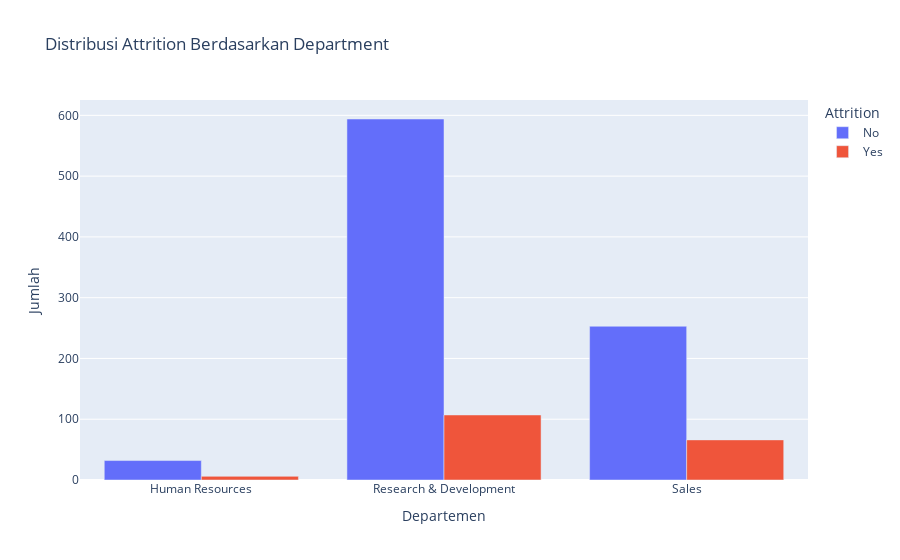

This figure's notebook cell:
### Code cell
# Analisis Berdasarkan Department
department_attrition = data.groupby(['Department', 'Attrition']).size().reset_index(name='Count')
fig = px.bar(
    department_attrition,
    x='Department',
    y='Count',
    color='Attrition',
    barmode='group',
    title="Distribusi Attrition Berdasarkan Department",
    labels={'Count': 'Jumlah', 'Department': 'Departemen'}
)
fig.show()

### Figure 1 — Plotly figure (JSON) as saved in the notebook; plotly's stock layout.template omitted (floating-point values rounded to 4 significant figures)
{"data": [{"alignmentgroup": "True", "hovertemplate": "Attrition=No<br>Departemen=%{x}<br>Jumlah=%{y}<extra></extra>", "legendgroup": "No", "marker": {"color": "#636efa", "pattern": {"shape": ""}}, "name": "No", "offsetgroup": "No", "orientation": "v", "showlegend": true, "textposition": "auto", "type": "bar", "x": ["Human Resources", "Research & Development", "Sales"], "xaxis": "x", "y": [32, 594, 253], "yaxis": "y"}, {"alignmentgroup": "True", "hovertemplate": "Attrition=Yes<br>Departemen=%{x}<br>Jumlah=%{y}<extra></extra>", "legendgroup": "Yes", "marker": {"color": "#EF553B", "pattern": {"shape": ""}}, "name": "Yes", "offsetgroup": "Yes", "orientation": "v", "showlegend": true, "textposition": "auto", "type": "bar", "x": ["Human Resources", "Research & Development", "Sales"], "xaxis": "x", "y": [6, 107, 66], "yaxis": "y"}], "layout": {"barmode": "group", "legend": {"title": {"text": "Attrition"}, "tracegroupgap": 0}, "title": {"text": "Distribusi Attrition Berdasarkan Department"}, "xaxis": {"anchor": "y", "domain": [0, 1], "title": {"text": "Departemen"}}, "yaxis": {"anchor": "x", "domain": [0, 1], "title": {"text": "Jumlah"}}}}
